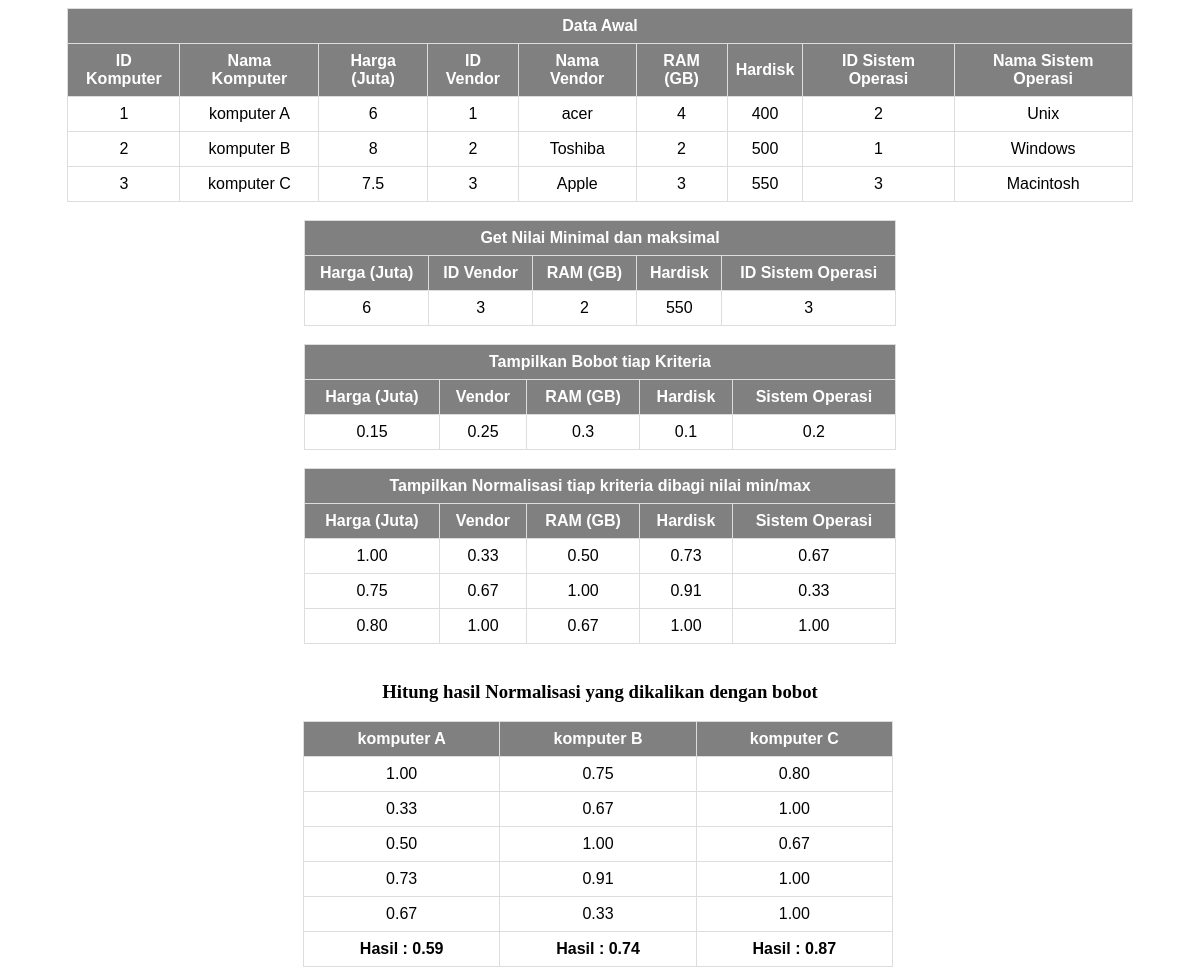
The app's page /web-services/spk_metode_saw.php with its own data.
### tables this page shows
CREATE TABLE `data_komputer` (
  `idcom` int(11) NOT NULL,
  `namacom` varchar(25) NOT NULL,
  `harga` float NOT NULL,
  `idvendor` float NOT NULL,
  `namavendor` varchar(25) NOT NULL,
  `ram` float NOT NULL,
  `hardisk` float NOT NULL,
  `idso` float NOT NULL,
  `namaso` varchar(25) NOT NULL
);

### web-services/spk_metode_saw.php (the view, shortened to what this page needs)
<!DOCTYPE html>
<html>
<head>
</head>
<body>
<div class="container">
<?php
$konek = mysqli_connect("localhost","root","") or die (mysqli_error());
$sql = mysqli_query($konek,"SELECT * FROM data_komputer");
echo "
<table border='1' style='width: 90%;'>
<tr>
<th colspan='9'>Data Awal</th>
</tr>
<tr>
<th>ID Komputer</th>
<th>Nama Komputer</th>
<th>Harga (Juta)</th>
<th>ID Vendor</th>
<th>Nama Vendor</th>
<th>RAM (GB)</th>
<th>Hardisk</th>
<th>ID Sistem Operasi</th>
<th>Nama Sistem Operasi</th>
</tr>";
$data_arr_harga = array();
$data_arr_idvendor = array();
$data_arr_ram = array();
$data_arr_hardisk = array();
$data_arr_idso = array();
while ($data = mysqli_fetch_array($sql)) {
	echo "<tr>
	<td>".$data['idcom']."</td>
	<td>".$data['namacom']."</td>
	<td>".$data['harga']."</td>
	<td>".$data['idvendor']."</td>
	<td>".$data['namavendor']."</td>
	<td>".$data['ram']."</td>
	<td>".$data['hardisk']."</td>
	<td>".$data['idso']."</td>
	<td>".$data['namaso']."</td>
	</tr>";
	$data_arr_harga[] = $data['harga'];
	$data_arr_idvendor[] = $data['idvendor'];
	$data_arr_ram[] = $data['ram'];
	$data_arr_hardisk[] = $data['hardisk'];
	$data_arr_idso[] = $data['idso'];
}
echo "</table>";
$sql2 = mysqli_query($konek, "SELECT min(harga) as mharga, max(idvendor) as midvendor, min(ram) as mram, max(hardisk) as mhdd, max(idso) as midso FROM data_komputer");
echo "<br>
	<table border='1' style='width: 50%;'>
		<tr>
			<th colspan='5'>Get Nilai Minimal dan maksimal</th>
		</tr>
		<tr>
			<th>Harga (Juta)</th>
			<th>ID Vendor</th>
			<th>RAM (GB)</th>
			<th>Hardisk</th>
			<th>ID Sistem Operasi</th>
		</tr>";
while ($data2 = mysqli_fetch_array($sql2)) {
echo "<tr>
		<td>".$data2['mharga']."</td>
		<td>".$data2['midvendor']."</td>
		<td>".$data2['mram']."</td>
		<td>".$data2['mhdd']."</td>
		<td>".$data2['midso']."</td>
	  </tr>";
	  	$data_nor_1=$data2['mharga'];
		$data_nor_2=$data2['midvendor'];
		$data_nor_3=$data2['mram'];
		$data_nor_4=$data2['mhdd'];
		$data_nor_5=$data2['midso'];
}
echo "</table>";
$bharga = 0.15;
$bvendor = 0.25;
$bram = 0.30;
$bhdd = 0.10;
$bso = 0.20;
echo "<br>
<table border='1' style='width: 50%;'>
	<tr>
		<th colspan='5'>Tampilkan Bobot tiap Kriteria</th>
	</tr>
	<tr>
		<th>Harga (Juta)</th>
		<th>Vendor</th>
		<th>RAM (GB)</th>
		<th>Hardisk</th>
		<th>Sistem Operasi</th>
	</tr>
	<tr>
		<td>".$bharga."</td>
		<td>".$bvendor."</td>
		<td>".$bram."</td>
		<td>".$bhdd."</td>
		<td>".$bso."</td>
	</tr>
</table>";
echo '<br>
<table border="1" style="width: 50%;">
<tr>
<th colspan="5">Tampilkan Normalisasi tiap kriteria dibagi nilai min/max</th>
</tr>
	<tr>
			<th>Harga (Juta)</th>
			<th>Vendor</th>
			<th>RAM (GB)</th>
			<th>Hardisk</th>
			<th>Sistem Operasi</th>
		</tr>';
$hn_arr_1 = array();
$hn_arr_2 = array();
$hn_arr_3 = array();
$hn_arr_4 = array();
$hn_arr_5 = array();
for($h=0; $h<count($data_arr_harga);$h++)
{
	$hn_arr_1[] = $data_nor_1/$data_arr_harga[$h];
	$hn_arr_2[] = $data_arr_idvendor[$h]/$data_nor_2;
	$hn_arr_3[] = $data_nor_3/$data_arr_ram[$h];
	$hn_arr_4[] = $data_arr_hardisk[$h]/$data_nor_4;
	$hn_arr_5[] = $data_arr_idso[$h]/$data_nor_5;
	echo '<tr>
				<td>'.number_format($hn_arr_1[$h],2).'</td>
				<td>'.number_format($hn_arr_2[$h],2).'</td>
				<td>'.number_format($hn_arr_3[$h],2).'</td>
				<td>'.number_format($hn_arr_4[$h],2).'</td>
				<td>'.number_format($hn_arr_5[$h],2).'</td>
			</tr>';
}
echo '</table>';
echo "<br><h3>Hitung hasil Normalisasi yang dikalikan dengan bobot</h3>";
$nama = '';
for($h=0; $h<=2;$h++)
{
	if($h == 0){
		$nama = 'A';
	}elseif($h == 1){
		$nama = 'B';
	}else{
		$nama = 'C';
	}
	$hasil = ($bharga*$hn_arr_1[$h])+($bvendor*$hn_arr_2[$h])+($bram*$hn_arr_3[$h])+($bhdd*$hn_arr_4[$h])+($bso*$hn_arr_5[$h]);
	echo '
<div class="rows">
	<table style="width:33.333333333333333%;float: left;margin-left:-1px;">
			<tr>
				<th>komputer '.$nama.'</th>
			</tr>
			<tr><td>'.number_format($hn_arr_1[$h],2).'</td></tr>
			<tr><td>'.number_format($hn_arr_2[$h],2).'</td></tr>
			<tr><td>'.number_format($hn_arr_3[$h],2).'</td></tr>
			<tr><td>'.number_format($hn_arr_4[$h],2).'</td></tr>
			<tr><td>'.number_format($hn_arr_5[$h],2).'</td></tr>
			<tr><td ><b>Hasil : '.number_format($hasil,2).'</b></td></tr>
		  </table></div>';
}
?>
</div>
</body>
</html>

### web-services/spk_metode_saw.php (style rules this page uses)
table { font-family: arial, sans-serif; border-collapse: collapse; width:50%; margin-left:auto; margin-right:auto; }
th { background-color: grey; color:white; }
td, th { border: 1px solid #dddddd; text-align: center; padding: 8px; }
.container { width: 100%; text-align:center; }
.rows { width:50%; margin-left:auto; margin-right:auto; }

### records on screen
data_komputer: idcom "1", namacom "komputer A", harga "6", idvendor "1", namavendor "acer", ram "4", hardisk "400", idso "2", namaso "Unix"
data_komputer: idcom "2", namacom "komputer B", harga "8", idvendor "2", namavendor "Toshiba", ram "2", hardisk "500", idso "1", namaso "Windows"
data_komputer: idcom "3", namacom "komputer C", harga "7.5", idvendor "3", namavendor "Apple", ram "3", hardisk "550", idso "3", namaso "Macintosh"

### other values on screen
$data2['mharga'] "6"
$data2['midvendor'] "3"
$data2['mram'] "2"
$data2['mhdd'] "550"
$data2['midso'] "3"
$bharga "0.15"
$bvendor "0.25"
$bram "0.3"
$bhdd "0.1"
$bso "0.2"
$hn_arr_1[$h] "1.00"
$hn_arr_2[$h] "0.33"
$hn_arr_3[$h] "0.50"
$hn_arr_4[$h] "0.73"
$hn_arr_5[$h] "0.67"
